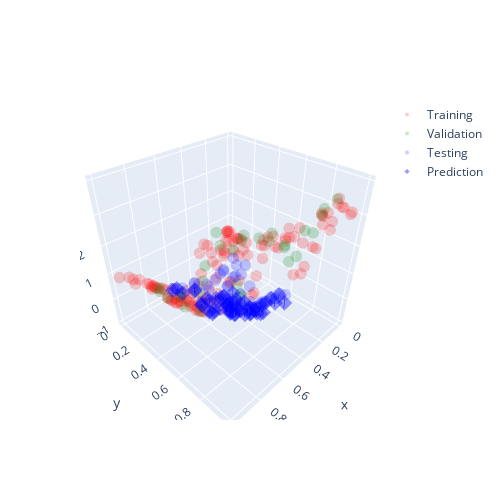

The notebook cell this image was saved under:
### Code cell
fig = go.Figure()
fig.update_layout(
    autosize=False,
    width=500,
    height=500,
)
fig.add_trace(go.Scatter3d(x=X[train_idxs, 0], y=X[train_idxs, 1], z=y[train_idxs].flatten(), **TRAIN_MARKER, name="Training"))
fig.add_trace(go.Scatter3d(x=X[val_idxs, 0], y=X[val_idxs, 1], z=y[val_idxs].flatten(), **VAL_MARKER, name="Validation"))
fig.add_trace(go.Scatter3d(x=X[test_idxs, 0], y=X[test_idxs, 1], z=y[test_idxs].flatten(), **TEST_MARKER, name="Testing"))
fig.add_trace(go.Scatter3d(x=X[test_idxs, 0], y=X[test_idxs, 1], z=y_pred, error_z=dict(
            type='data', # value of error bar given in data coordinates
            array=y_stdev,
            visible=True), **TEST_PRED, name="Prediction"))
fig.show()
